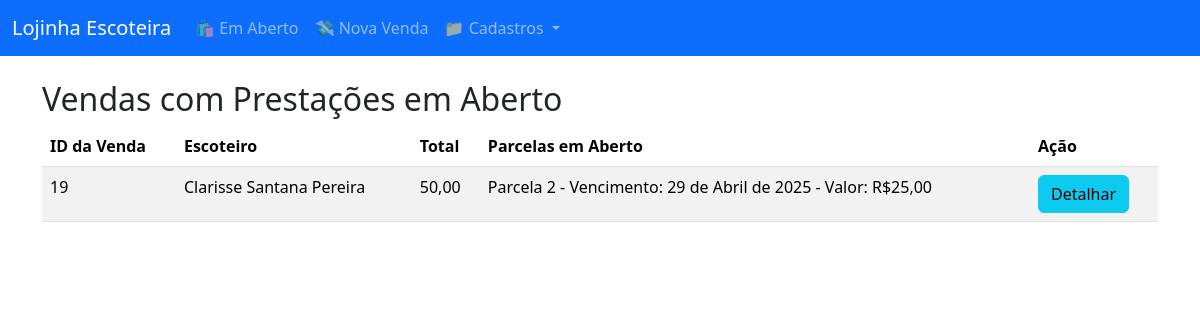
The page /vendas/abertas/ on the database as committed earlier.
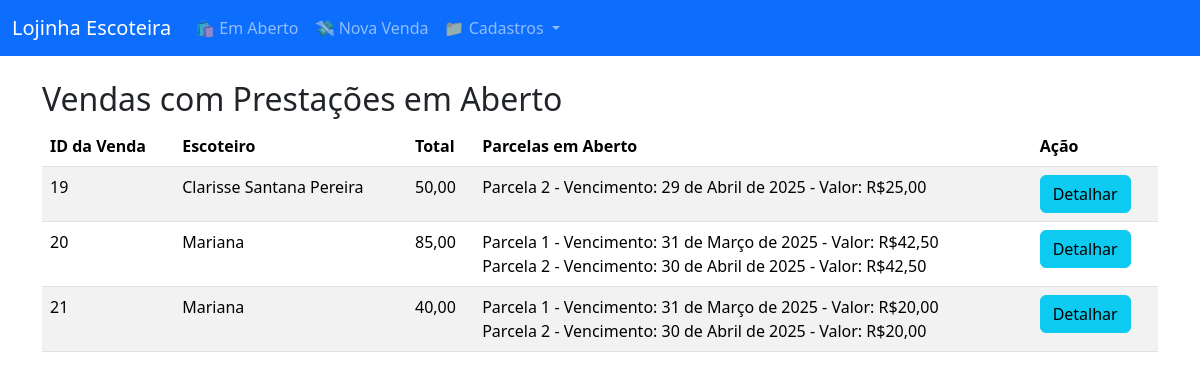
The same page on the database as committed later.
### lojinha/models.py (models this page shows, shortened)
class Venda(models.Model):
    escoteiro = models.ForeignKey(Escoteiro, on_delete=models.CASCADE)
    data = models.DateField(auto_now_add=True)
    parcelado=models.BooleanField(default=True)
    quantidade_parcelas=models.IntegerField(default=1)
    total = models.DecimalField(max_digits=10, decimal_places=2, default=0)

class Escoteiro(models.Model):
    RAMOS = [
        ('lobinho', 'Lobinho'),
        ('escoteiro', 'Escoteiro'),
        ('senior', 'Sênior'),
        ('pioneiro', 'Pioneiro')
    ]
    nome = models.CharField(max_length=100)
    grupo = models.CharField(max_length=100, default='12º Grupo Escoteiro Monte Caburaí')
    ramo = models.CharField(max_length=20, choices=RAMOS)
    data_nascimento = models.DateField(blank=True, null=True)

class Parcela(models.Model):
    venda = models.ForeignKey(Venda, related_name='parcelas', on_delete=models.CASCADE)
    valor = models.DecimalField(max_digits=10, decimal_places=2)
    data_vencimento = models.DateField()
    pago = models.BooleanField(default=False)
    data_baixa = models.DateField(null=True, blank=True)

### lojinha/views.py (the view)
# urls.py: path('vendas/abertas/', views.listar_vendas_abertas, name='listar_vendas_abertas'),
def listar_vendas_abertas(request):
    parcelas_em_aberto = Parcela.objects.filter(pago=False)
    vendas_em_aberto = Venda.objects.filter(parcelas__in=parcelas_em_aberto).distinct()
    return render(request, 'lojinha/listar_vendas_abertas.html', {'vendas': vendas_em_aberto})

### lojinha/templates/lojinha/listar_vendas_abertas.html (shortened to what this page needs)
{% extends 'base.html' %}
{% block content %}
<h2>Vendas com Prestações em Aberto</h2>
{% if vendas %}
    <table class="table table-striped">
        <thead>
            <tr>
                <th>ID da Venda</th>
                <th>Escoteiro</th>
                <th>Total</th>
                <th>Parcelas em Aberto</th>
                <th>Ação</th>
            </tr>
        </thead>
        <tbody>
            {% for venda in vendas %}
                <tr>
                    <td>{{ venda.id }}</td>
                    <td>{{ venda.escoteiro.nome }}</td>
                    <td>{{ venda.total }}</td>
                    <td>
                        {% for parcela in venda.parcelas.all %}
                            {% if not parcela.pago %}
                                <span>Parcela {{ forloop.counter }} - Vencimento: {{ parcela.data_vencimento }} - Valor: R${{ parcela.valor }} <br></span>
                            {% endif %}
                        {% endfor %}
                    </td>
                    <td>
                        <a href="{% url 'detalhar_venda' venda.id %}" class="btn btn-info">Detalhar</a>
                    </td>
                </tr>
            {% endfor %}
        </tbody>
    </table>
{% else %}
    <p>Não há vendas com parcelas em aberto.</p>
{% endif %}
{% endblock %}

Rows that differ between the two databases and show on the page:
added Venda: id "20", escoteiro.nome "Mariana", total "85,00"
added Parcela: data_vencimento "31 de Março de 2025", valor "42,50", shown under "20"
added Parcela: data_vencimento "30 de Abril de 2025", valor "42,50", shown under "20"
added Venda: id "21", escoteiro.nome "Mariana", total "40,00"
added Parcela: data_vencimento "31 de Março de 2025", valor "20,00", shown under "21"
added Parcela: data_vencimento "30 de Abril de 2025", valor "20,00", shown under "21"
